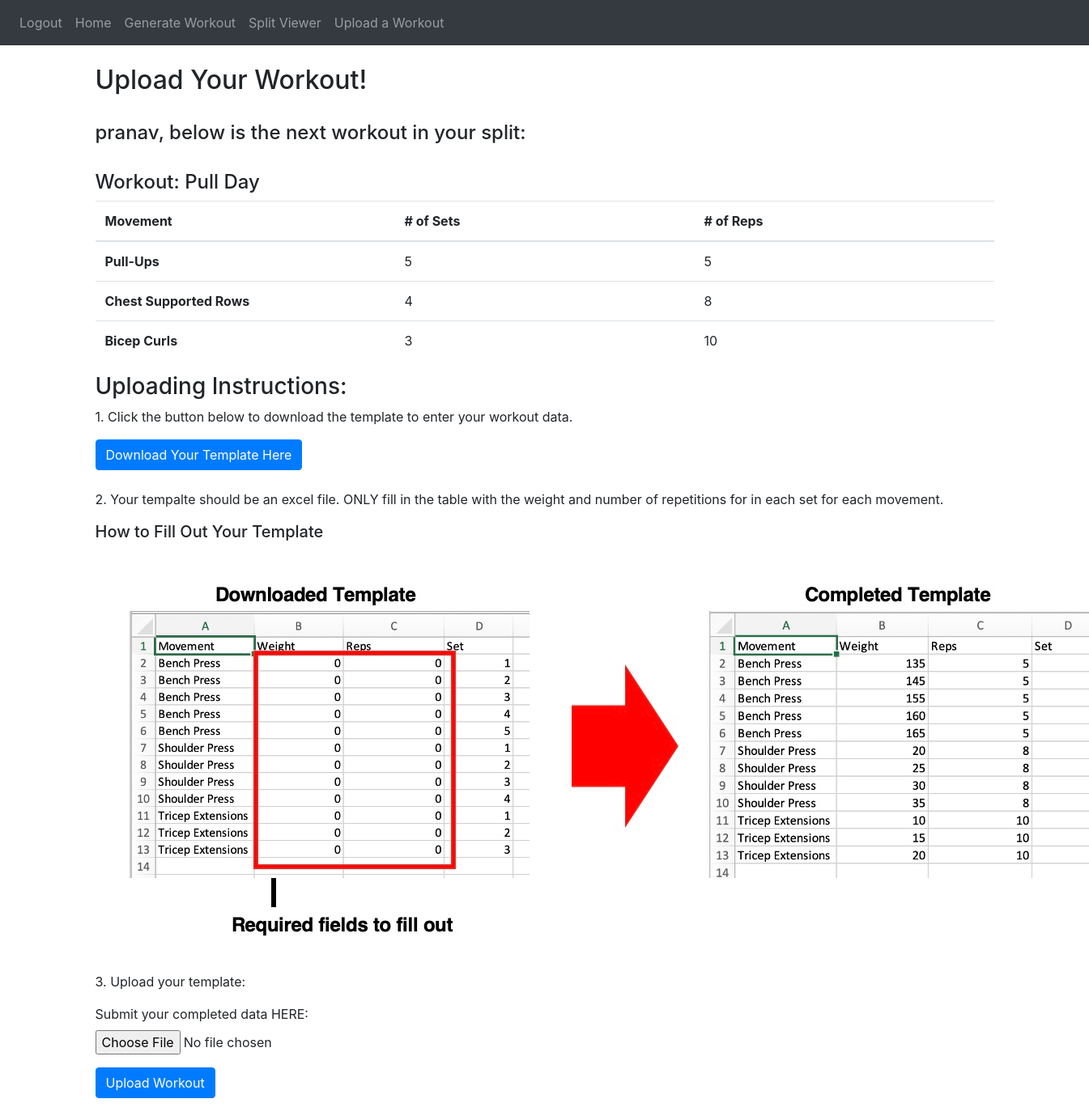
/upload-workout (signed in), run on the app's committed database.
### website/models.py (models this page shows, shortened)
class User(db.Model, UserMixin):
    id = db.Column(db.Integer, primary_key = True)
    email = db.Column(db.String(150), unique = True)
    password = db.Column(db.String(150))
    first_name = db.Column(db.String(150))
    notes = db.relationship('Note')
    workouts = db.relationship('Workout')
    splits = db.relationship('Split')
    def get_active_split(self):
        for split in self.splits:
            if split.is_active:
                return split
        return None

class Split(db.Model):
    id = db.Column(db.Integer, primary_key=True)
    split_name = db.Column(db.String(10000))
    is_active = db.Column(db.Boolean)
    user_id = db.Column(db.Integer, db.ForeignKey('user.id'))
    next_workout_ind = db.Column(db.Integer)
    order = db.Column(JSON)
    def get_curr_workout(self):
        return Workout.query.filter_by(id = self.order[0]).first()

class Workout(db.Model):
    id = db.Column(db.Integer, primary_key=True)
    workout_name = db.Column(db.String(10000))
    num_movements = db.Column(db.Integer)
    movements = db.relationship('Movement', backref='workout', lazy=True)
    splits = db.relationship('Split', secondary=split_workout, backref=db.backref('workouts', lazy='dynamic'))
    user_id = db.Column(db.Integer, db.ForeignKey('user.id'))

class Movement(db.Model):
    id = db.Column(db.Integer, primary_key=True)
    mov_name = db.Column(db.String(100))
    reps = db.Column(db.Integer)
    sets = db.Column(db.Integer)
    workout_id = db.Column(db.Integer, db.ForeignKey('workout.id'))

### website/upload_workout.py (the view, shortened to what this page needs)
@upload_workout.route('/upload-workout', methods=['GET', 'POST'])
@login_required
def upload():
    return render_template("upload_workout.html", user=current_user)

### website/templates/upload_workout.html (shortened to what this page needs)
{% extends "base.html" %} {% block title %} Split Viewer {% endblock %}
{%block content%}
    <br />
    <h2> Upload Your Workout! </h2>
    <br />
    <h4> {{user.first_name}}, below is the next workout in your split:</h4>
    <br />
    <h4> Workout: {{user.get_active_split().get_curr_workout().workout_name}}</h4>
    <table class="table">
        <thead>
            <tr>
                <th scope="col">Movement</th>
                <th scope="col"># of Sets</th>
                <th scope="col"># of Reps</th>
            </tr>
        </thead>
        <tbody>
            {% for mov in user.get_active_split().get_curr_workout().movements %}
                <tr>
                    <th scope="row">{{mov.mov_name}}</th>
                    <td>{{mov.sets}}</td>
                    <td>{{mov.reps}}</td>
                </tr>
            {% endfor %}
        </tbody>
    </table>
    <h3>Uploading Instructions:</h3>
    <p>1. Click the button below to download the template to enter your workout data.</p>
    <button class="btn btn-primary" id="downloadTemplate" onclick="location.href='{{ url_for('upload_workout.download_template') }}'"> Download Your Template Here</button>
    <br />
    <br />
    <p>2. Your tempalte should be an excel file. ONLY fill in the table with the weight and number of repetitions for in each set for each movement.</p>
    <h5>How to Fill Out Your Template</h5>
    <img src="{{ url_for('static', filename='images/template_instructions.jpg') }}" class="rounded float-left" alt="Template Instructions">
    <p>3. Upload your template:</p>
    <form method="POST" enctype="multipart/form-data">
        <div class="form-group">
          <label for="submitWorkoutData">Submit your completed data HERE:</label>
          <input type="file" class="form-control-file" id="userUploadedWorkoutData" name="userUploadedWorkoutData" required>
        </div>
        <button class = "btn btn-primary" id="submitWorkoutData" type="submit">Upload Workout</button>
    </form>
    <br />
    <br />
{% endblock %}

### website/templates/upload_workout.html (style rules this page uses)
.table th, .table td { width: 33.33%; }

### data on the page
User: first_name "pranav"
Split: get_active_split "Pull Day"
Movement: mov_name "Pull-Ups", sets "5", reps "5"
Movement: mov_name "Chest Supported Rows", sets "4", reps "8"
Movement: mov_name "Bicep Curls", sets "3", reps "10"
